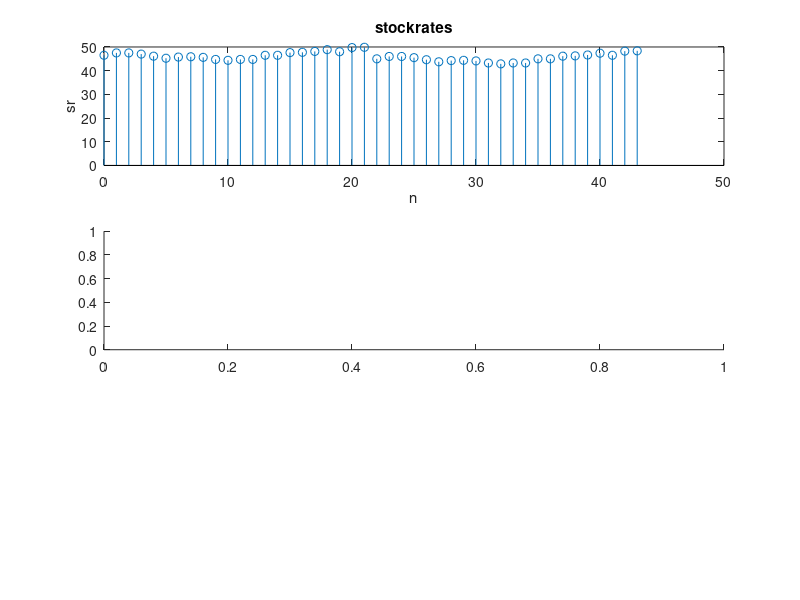

The MATLAB source for this figure: (Note: this script raises an error after producing the figure.)
load stockrates
sr = conj(rate);
n = 0:1:(length(sr))-1;

subplot(3,1,1)
stem(n, sr)
title('stockrates')
xlabel('n')
ylabel('sr')

subplot(3,1,2)
y1 = averagevalue6(sr);
stem(n, y1)
title('system6(stockrates)')
xlabel('n')
ylabel('s6(sr)')

subplot(3,1,3)
y2 = averagevalue7(sr);
stem(n, y2)
title('system7(stockrates)')
xlabel('n')
ylabel('s7(sr)')
